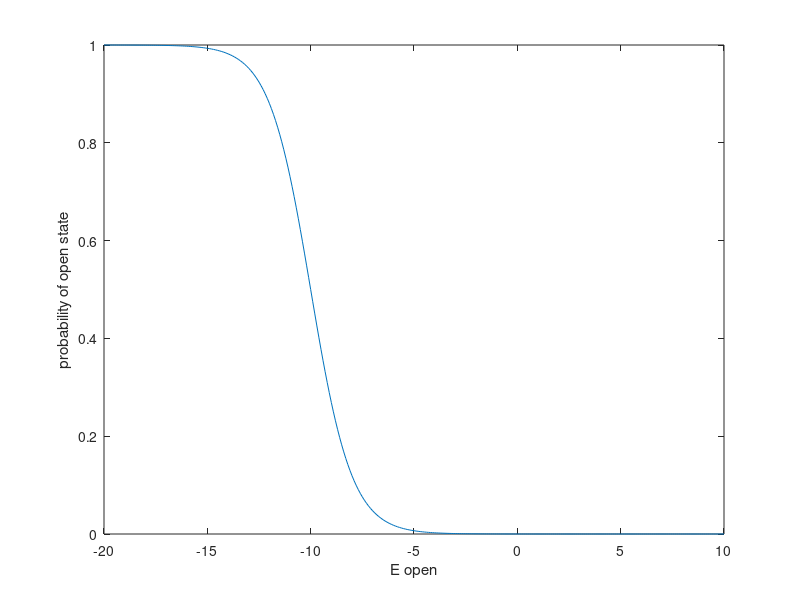

This figure's MATLAB source:
% Plot probability of open channel as a function of the energy of the open
% state (where the channel as two possible microstates: open and closed)

% Define a range of E_open
E_open = (-20:0.1:10);

% Define E_closed
E_closed = -10; % in k_B*T units

figure
plot(E_open, exp(-E_open) ./ (exp(-E_open) + exp(-E_closed)) )
xlabel('E open')
ylabel('probability of open state')